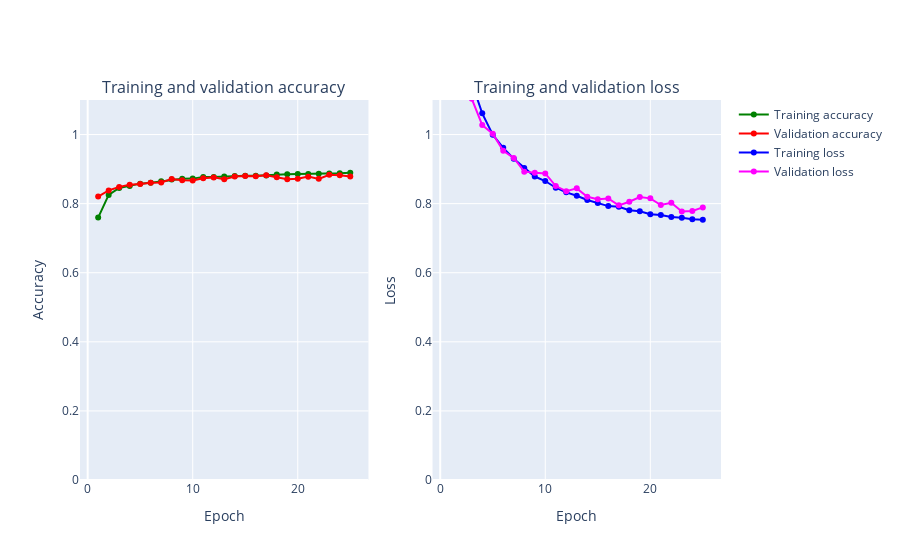

Write notebook code for a chart like this one.
### Code cell
plot_accuracy_and_loss(best_fit)

### Figure 1 — Plotly figure (JSON) as saved in the notebook; plotly's stock layout.template omitted (floating-point values rounded to 4 significant figures)
{"data": [{"marker": {"color": "Green"}, "mode": "markers+lines", "name": "Training accuracy", "text": ["1", "2", "3", "4", "5", "6", "7", "8", "9", "10", "11", "12", "13", "14", "15", "16", "17", "18", "19", "20", "21", "22", "23", "24", "25"], "type": "scatter", "x": [1, 2, 3, 4, 5, 6, 7, 8, 9, 10, 11, 12, 13, 14, 15, 16, 17, 18, 19, 20, 21, 22, 23, 24, 25], "xaxis": "x", "y": [0.7597, 0.8254, 0.8455, 0.8509, 0.8579, 0.8605, 0.8645, 0.87, 0.872, 0.8724, 0.8769, 0.877, 0.8787, 0.88, 0.881, 0.8811, 0.8816, 0.8842, 0.8849, 0.8858, 0.8859, 0.8866, 0.8871, 0.888, 0.8896], "yaxis": "y"}, {"marker": {"color": "Red"}, "mode": "markers+lines", "name": "Validation accuracy", "text": ["1", "2", "3", "4", "5", "6", "7", "8", "9", "10", "11", "12", "13", "14", "15", "16", "17", "18", "19", "20", "21", "22", "23", "24", "25"], "type": "scatter", "x": [1, 2, 3, 4, 5, 6, 7, 8, 9, 10, 11, 12, 13, 14, 15, 16, 17, 18, 19, 20, 21, 22, 23, 24, 25], "xaxis": "x", "y": [0.8206, 0.8384, 0.8483, 0.855, 0.8569, 0.8607, 0.8612, 0.8713, 0.8676, 0.8668, 0.8737, 0.876, 0.8704, 0.8787, 0.8801, 0.8795, 0.8824, 0.8763, 0.8706, 0.872, 0.8781, 0.8717, 0.8833, 0.8822, 0.8784], "yaxis": "y"}, {"marker": {"color": "Blue"}, "mode": "markers+lines", "name": "Training loss", "text": ["1", "2", "3", "4", "5", "6", "7", "8", "9", "10", "11", "12", "13", "14", "15", "16", "17", "18", "19", "20", "21", "22", "23", "24", "25"], "type": "scatter", "x": [1, 2, 3, 4, 5, 6, 7, 8, 9, 10, 11, 12, 13, 14, 15, 16, 17, 18, 19, 20, 21, 22, 23, 24, 25], "xaxis": "x2", "y": [3.081, 1.331, 1.15, 1.061, 0.9996, 0.9615, 0.9299, 0.9031, 0.8785, 0.8655, 0.846, 0.8327, 0.8228, 0.8104, 0.8016, 0.7929, 0.7907, 0.7808, 0.7778, 0.7691, 0.7672, 0.7616, 0.759, 0.7547, 0.7534], "yaxis": "y2"}, {"marker": {"color": "Magenta"}, "mode": "markers+lines", "name": "Validation loss", "text": ["1", "2", "3", "4", "5", "6", "7", "8", "9", "10", "11", "12", "13", "14", "15", "16", "17", "18", "19", "20", "21", "22", "23", "24", "25"], "type": "scatter", "x": [1, 2, 3, 4, 5, 6, 7, 8, 9, 10, 11, 12, 13, 14, 15, 16, 17, 18, 19, 20, 21, 22, 23, 24, 25], "xaxis": "x2", "y": [1.46, 1.212, 1.104, 1.027, 1.003, 0.953, 0.9322, 0.8926, 0.8897, 0.8875, 0.8509, 0.8359, 0.8442, 0.8197, 0.813, 0.8149, 0.7951, 0.8055, 0.8193, 0.8153, 0.796, 0.8023, 0.777, 0.7787, 0.7891], "yaxis": "y2"}], "layout": {"annotations": [{"font": {"size": 16}, "showarrow": false, "text": "Training and validation accuracy", "x": 0.225, "xanchor": "center", "xref": "paper", "y": 1, "yanchor": "bottom", "yref": "paper"}, {"font": {"size": 16}, "showarrow": false, "text": "Training and validation loss", "x": 0.775, "xanchor": "center", "xref": "paper", "y": 1, "yanchor": "bottom", "yref": "paper"}], "xaxis": {"anchor": "y", "domain": [0, 0.45], "title": {"text": "Epoch"}}, "xaxis2": {"anchor": "y2", "domain": [0.55, 1], "title": {"text": "Epoch"}}, "yaxis": {"anchor": "x", "domain": [0, 1], "range": [0, 1.1], "title": {"text": "Accuracy"}}, "yaxis2": {"anchor": "x2", "domain": [0, 1], "range": [0, 1.1], "title": {"text": "Loss"}}}}
